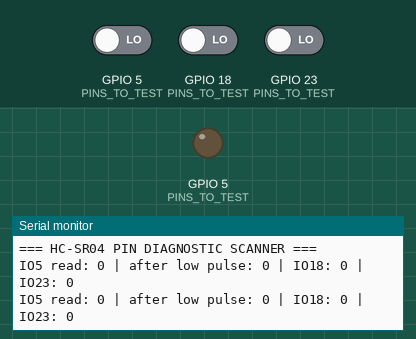
The sketch below on a simulated ESP32. Shown: output pins drawn as LEDs (lit = HIGH), the last lines printed to the serial monitor. The inputs (shaded band) are chosen by the test bench; at power-on: GPIO 5 (PINS_TO_TEST) LOW, GPIO 18 (PINS_TO_TEST) LOW, GPIO 23 (PINS_TO_TEST) LOW.

Above: at 2.2 s.
2.3 s: GPIO 5 (PINS_TO_TEST) driven HIGH
At 3.5 s:
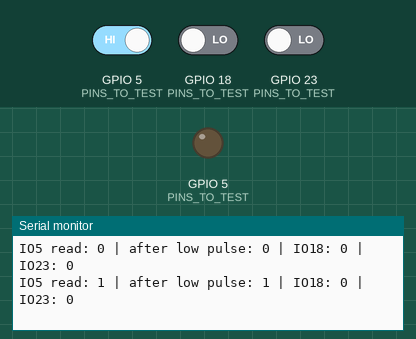
3.8 s: GPIO 18 (PINS_TO_TEST) driven HIGH
At 4.8 s:
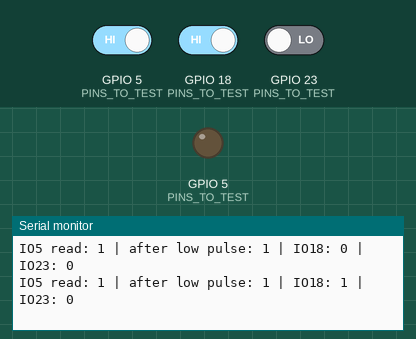
5.3 s: GPIO 23 (PINS_TO_TEST) driven HIGH
At 6.6 s:
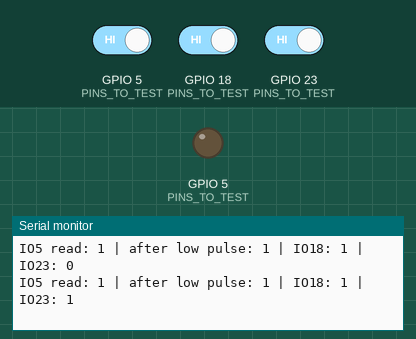
6.8 s: GPIO 5 (PINS_TO_TEST) driven LOW
At 7.8 s:
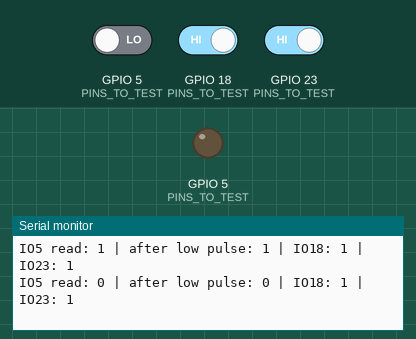
8.3 s: GPIO 18 (PINS_TO_TEST) driven LOW
At 9.5 s:
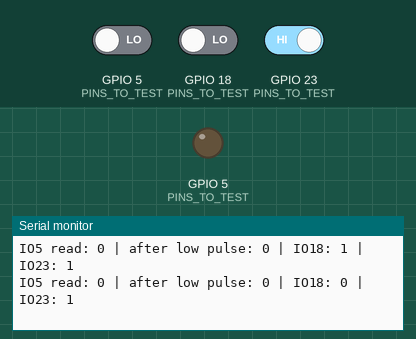

The sketch:

pin_tester.ino
```cpp
#include <Arduino.h>

const int PINS_TO_TEST[] = {5, 18, 19, 21, 22, 23, 4, 2, 13, 12, 14, 27};
const int NUM_PINS = sizeof(PINS_TO_TEST) / sizeof(PINS_TO_TEST[0]);

void setup() {
  Serial.begin(115200);
  delay(1000);
  Serial.println("\n=== HC-SR04 PIN DIAGNOSTIC SCANNER ===");
}

void testTrigEchoPair(int trig, int echo) {
  pinMode(trig, OUTPUT);
  pinMode(echo, INPUT);

  digitalWrite(trig, LOW);
  delayMicroseconds(4);
  digitalWrite(trig, HIGH);
  delayMicroseconds(10);
  digitalWrite(trig, LOW);

  unsigned long dur = pulseIn(echo, HIGH, 35000);
  if (dur > 0) {
    float dist = (dur * 0.0343) / 2.0;
    Serial.printf(">>> MATCH FOUND! Trig=GPIO %d, Echo=GPIO %d -> Duration: %lu us, Distance: %.1f cm <<<\n", trig, echo, dur, dist);
  }
}

void loop() {
  pinMode(5, INPUT_PULLDOWN);
  int val_in = digitalRead(5);

  pinMode(5, OUTPUT);
  digitalWrite(5, LOW);
  delay(1);
  pinMode(5, INPUT);
  int val_after_low = digitalRead(5);

  Serial.printf("IO5 read: %d | after low pulse: %d | IO18: %d | IO23: %d\n",
    val_in, val_after_low, digitalRead(18), digitalRead(23));

  delay(1000);
}
```

Measured:
- after the input at 2.3 s, the serial monitor: prints a new line after 0.70 s (image 1)
- after the input at 3.8 s, the serial monitor: prints a new line after 0.21 s (image 2)
- after the input at 5.3 s, the serial monitor: prints a new line after 0.71 s (image 3)
- after the input at 6.8 s, the serial monitor: prints a new line after 0.21 s (image 4)
- after the input at 8.3 s, the serial monitor: prints a new line after 0.71 s (image 5)
